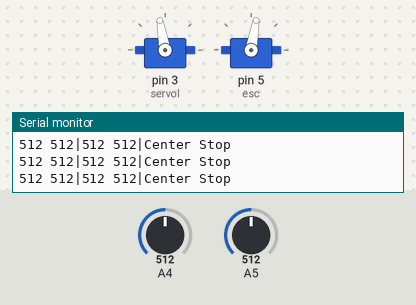
Bench run of a sketch on a simulated Arduino Uno, built with avr-gcc and run on an emulated ATmega328P. Shown: 2 × servo, the last lines printed to the serial monitor. Inputs (shaded band) come from the test bench; at power-on: A4 = 512, A5 = 512.

Above: at 1.2 s.
1.3 s: A4 set to 684
4.3 s: A4 set to 713
At 5.1 s:
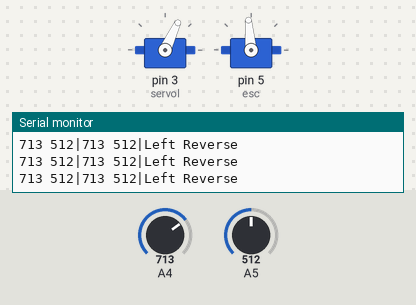
5.8 s: A5 set to 692
8.8 s: A5 set to 712
At 9.5 s:
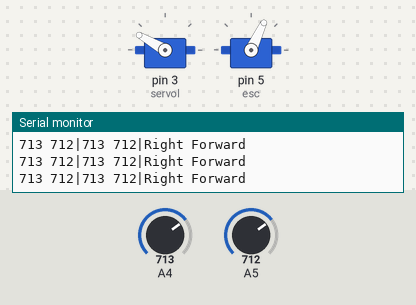
10.3 s: A5 set to 690
At 11.2 s:
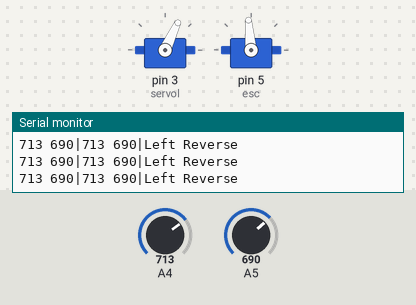
Timing chart, 0 to 12.8 s (numbered marks = the images above; inputs shaded):
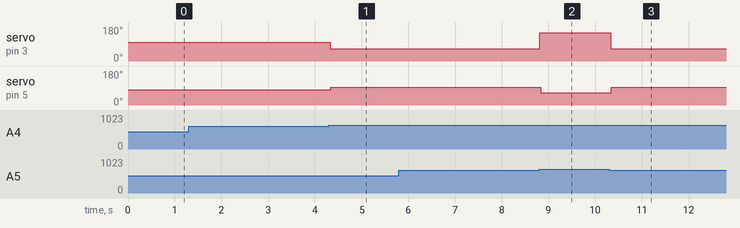

Measured:
- the behaviour switches between 700 and 701 on A4 (found by bisection; images 0 and 1)
- the behaviour switches between 700 and 701 on A5 (found by bisection; images 1 and 2)
- after the input at 4.3 s, servo on pin 3 (servol): 100° → 65° at once; servo on pin 5 (esc): 80° → 95° at once
- after the input at 8.8 s, servo on pin 3 (servol): 65° → 150° at once; servo on pin 5 (esc): 95° → 65° at once
- after the input at 10.3 s, servo on pin 3 (servol): 150° → 65° at once; servo on pin 5 (esc): 65° → 95° after 0.05 s

The sketch:

qrModuleArduino.ino
```cpp
#include <Servo.h>

Servo servol;           // Controls steering
Servo esc;              // Controls power train

int SpectrumLeft[7];    // 7 frequencies
int SpectrumRight[7];   // 7 frequencies
int SpectrumBand;
int SpectrumStrobe = 9; // Strobe for the MSGEQ7 chip
int SpectrumReset  = 10;// Reset for the MSGEQ7 chip

int threshold      = 700;

int car_cha_a      = 0;
int car_cha_b      = 0;
int car_cha_c      = 0;
int car_cha_d      = 0;

bool DEBUG         = true;

void setup ()
{
  Serial.begin(9600);
  pinMode(SpectrumReset, OUTPUT);
  pinMode(SpectrumStrobe, OUTPUT);
  servol.attach(3);
  esc.attach(5);
}

void loop ()
{
  // Read in the data from MSGEQ7
  digitalWrite(SpectrumReset, HIGH);
  digitalWrite(SpectrumReset, LOW);
  delayMicroseconds(30);
  for(SpectrumBand = 0; SpectrumBand < 7; SpectrumBand++)
  {
    digitalWrite(SpectrumStrobe, HIGH);
    digitalWrite(SpectrumStrobe, LOW);
    delayMicroseconds(30);
    SpectrumLeft[SpectrumBand] = analogRead(4);
    SpectrumRight[SpectrumBand] = analogRead(5);
  }

  for(SpectrumBand = 0; SpectrumBand < 2; SpectrumBand++)
  {
    if (DEBUG) {
        Serial.print(SpectrumLeft[SpectrumBand]);
        Serial.print(" ");
        Serial.print(SpectrumRight[SpectrumBand]);
        Serial.print("|");
    }
    if (SpectrumBand == 0) {
       car_cha_a = SpectrumLeft[SpectrumBand];
       car_cha_b = SpectrumRight[SpectrumBand];
    } else if (SpectrumBand == 1) {
       car_cha_c = SpectrumLeft[SpectrumBand];
       car_cha_d = SpectrumRight[SpectrumBand];
    }
  }
  processData(  car_cha_a > threshold,
                car_cha_b > threshold,
                car_cha_c > threshold,
                car_cha_d > threshold);
  delay(4);
}

void setSpeed(int speed){
  int angle = map(speed, 0, 100, 65, 95); //Set servo to a position for different speed
  esc.write(angle);
}

void processData(bool cha, bool chb, bool chc, bool chd) {
    if (!cha) { // low
        servol.write(100); //Center position
        if (DEBUG) Serial.print("Center");
    } else {
       // left and right
      if (chb) {
          servol.write(150); // Right position
          if (DEBUG) Serial.print("Right");
      } else {
          servol.write(65); // Left position
          if (DEBUG) Serial.print("Left");
      }
    }

    if (!chc) {
      // Stop
      setSpeed(50); // Stop
      if (DEBUG) Serial.print(" Stop");
    } else {
      if (chd) {
        // Forward for high
        setSpeed(0); // Forward
        if (DEBUG) Serial.print(" Forward");
      } else {
        // Reverse for low
        setSpeed(100); // Reverse
        if (DEBUG) Serial.print(" Reverse");
      }
    }
    if (DEBUG) Serial.println("");
}
```
